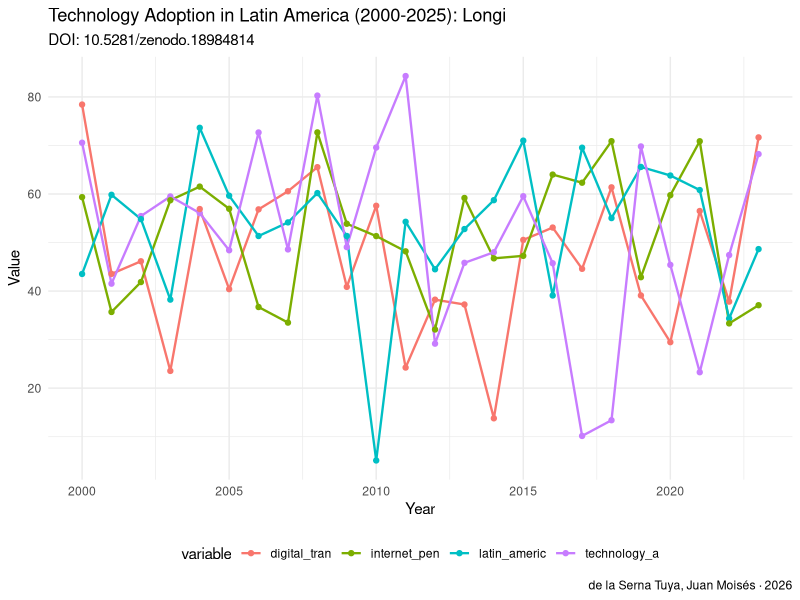

This figure's R source:
# analysis.R — Technology Adoption in Latin America (2000-2025): Longitudinal Dataset
# DOI: 10.5281/zenodo.18984814
# Author: de la Serna Tuya, Juan Moisés · ORCID: 0000-0002-8401-8018
# License: CC0 1.0

# ── SETUP ──────────────────────────────────────────────────────────────────
# Install required packages if needed:
# install.packages(c("readr","ggplot2","dplyr","tidyr"))

library(readr)
library(ggplot2)
library(dplyr)

# ── LOAD DATA ──────────────────────────────────────────────────────────────
# Download dataset from: https://doi.org/10.5281/zenodo.18984814
# df <- read_csv("dataset.csv")

# Example with synthetic data
set.seed(42)
years <- 2000:2023
df <- data.frame(
  year = years,
    technology_a = rnorm(length(years), 50, 15),
  digital_tran = rnorm(length(years), 50, 15),
  latin_americ = rnorm(length(years), 50, 15),
  internet_pen = rnorm(length(years), 50, 15),
  stringsAsFactors = FALSE
)

cat("Dataset: Technology Adoption in Latin America (2000-2025): \n")
cat("DOI: 10.5281/zenodo.18984814\n")
cat("Dimensions:", nrow(df), "x", ncol(df), "\n\n")
print(head(df))
print(summary(df))

# ── VISUALIZATION ──────────────────────────────────────────────────────────
# Temporal trend
p1 <- df %>%
  tidyr::pivot_longer(-year, names_to="variable", values_to="value") %>%
  ggplot(aes(x=year, y=value, color=variable)) +
  geom_line(size=0.8) +
  geom_point(size=1.5) +
  labs(title="Technology Adoption in Latin America (2000-2025): Longi",
       subtitle="DOI: 10.5281/zenodo.18984814",
       x="Year", y="Value",
       caption="de la Serna Tuya, Juan Moisés · 2026") +
  theme_minimal() +
  theme(legend.position="bottom")

ggsave("figures/analysis_output_r.png", p1, width=10, height=6, dpi=150)
cat("\nFigure saved: figures/analysis_output_r.png\n")

# ── CITATION ───────────────────────────────────────────────────────────────
cat("\nCitation:\n")
cat("de la Serna Tuya, Juan Moisés (2026). Technology Adoption in Latin America (2000-2025): Longitudinal Dataset. Zenodo. https://doi.org/10.5281/zenodo.18984814\n")
